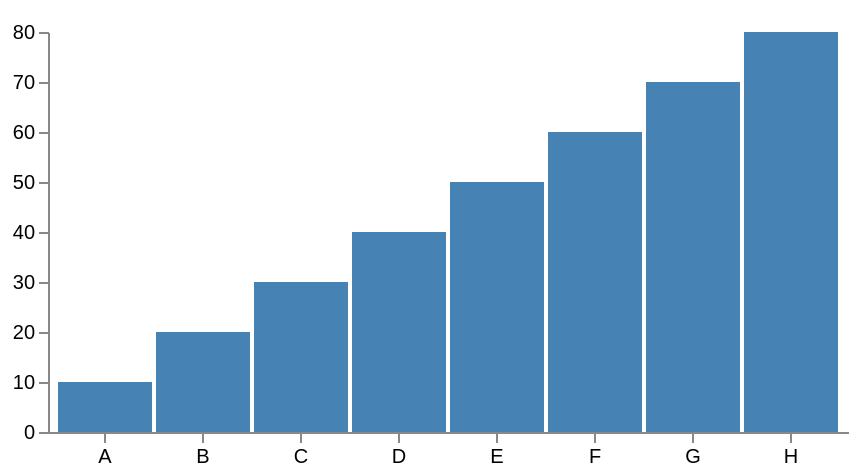

Write the Vega-Lite specification saved for this chart.
### Vega specification from a JSON file in a GitHub repository (floating-point values rounded to 4 significant figures)
{"$schema": "https://vega.github.io/schema/vega/v3.0.json", "width": 400, "height": 200, "padding": 5, "data": [{"name": "table", "values": [{"category": "A", "amount": 10}, {"category": "B", "amount": 20}, {"category": "C", "amount": 30}, {"category": "D", "amount": 40}, {"category": "E", "amount": 50}, {"category": "F", "amount": 60}, {"category": "G", "amount": 70}, {"category": "H", "amount": 80}]}], "signals": [{"name": "tooltip", "value": {}, "on": [{"events": "rect:mouseover", "update": "datum"}, {"events": "rect:mouseout", "update": "{}"}]}], "scales": [{"name": "xscale", "type": "band", "domain": {"data": "table", "field": "category"}, "range": "width", "padding": 0.05, "round": true}, {"name": "yscale", "domain": {"data": "table", "field": "amount"}, "nice": true, "range": "height"}], "axes": [{"orient": "bottom", "scale": "xscale"}, {"orient": "left", "scale": "yscale"}], "marks": [{"type": "rect", "from": {"data": "table"}, "encode": {"enter": {"x": {"scale": "xscale", "field": "category"}, "width": {"scale": "xscale", "band": 1}, "y": {"scale": "yscale", "field": "amount"}, "y2": {"scale": "yscale", "value": 0}}, "update": {"fill": {"value": "steelblue"}}, "hover": {"fill": {"value": "red"}}}}, {"type": "text", "encode": {"enter": {"align": {"value": "center"}, "baseline": {"value": "bottom"}, "fill": {"value": "#333"}}, "update": {"x": {"scale": "xscale", "signal": "tooltip.category", "band": 0.5}, "y": {"scale": "yscale", "signal": "tooltip.amount", "offset": -2}, "text": {"signal": "tooltip.amount"}, "fillOpacity": [{"test": "datum === tooltip", "value": 0}, {"value": 1}]}}}]}
